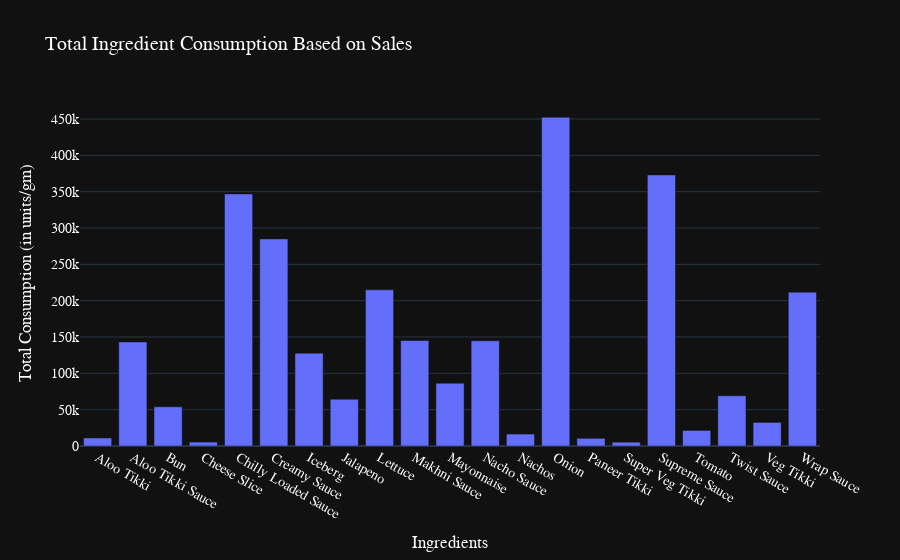

Source (notebook cell):
### Code cell
import pandas as pd
import plotly.graph_objs as go

# Convert both dictionaries to DataFrames
df_ingredients = df
df_sales = dummy_data

# Merge the ingredient data with sales data based on the burger name (Food Item in sales and Burger_Name in ingredients)
merged_data = pd.merge(df_sales, df_ingredients, how='left', left_on='Food Item', right_on='Burger_Name')

# Calculate total ingredient consumption based on sales
merged_data['Total_Consumption'] = merged_data['Sales'] * merged_data['Quantity']

# Group the data by Ingredient and sum up the total consumption
ingredient_consumption = merged_data.groupby('Ingredient').agg({'Total_Consumption': 'sum'}).reset_index()

# Function to visualize ingredient consumption
def visualize_total_consumption(consumption_df):
    """
    Function to visualize total ingredient consumption using a bar chart.
    
    Parameters:
    - consumption_df (pd.DataFrame): DataFrame containing ingredient consumption data.
    """
    fig = go.Figure()

    fig.add_trace(go.Bar(
        x=consumption_df['Ingredient'],  # Ingredients on X-axis
        y=consumption_df['Total_Consumption'],  # Total consumption on Y-axis
        name='Total Consumption'
    ))

    # Customize the layout
    fig.update_layout(
        title='Total Ingredient Consumption Based on Sales',
        xaxis_title='Ingredients',
        yaxis_title='Total Consumption (in units/gm)',
        template='plotly_dark',
        font=dict(
            family="Courier New, monospace",
            size=14,
            color="white"
        )
    )

    # Show the figure
    fig.show()

# Call the function to visualize
visualize_total_consumption(ingredient_consumption)

### Figure 1 — Plotly figure (JSON) as saved in the notebook; plotly's stock layout.template omitted (floating-point values rounded to 4 significant figures)
{"data": [{"name": "Total Consumption", "type": "bar", "x": ["Aloo Tikki", "Aloo Tikki Sauce", "Bun", "Cheese Slice", "Chilly Loaded Sauce", "Creamy Sauce", "Iceberg", "Jalapeno", "Lettuce", "Makhni Sauce", "Mayonnaise", "Nacho Sauce", "Nachos", "Onion", "Paneer Tikki", "Super Veg Tikki", "Supreme Sauce", "Tomato", "Twist Sauce", "Veg Tikki", "Wrap Sauce"], "y": [11072, 143262, 53921, 5450, 346924, 285064, 127808, 64400, 214984, 145152, 86490, 144891, 16449, 452388, 10564, 5273, 373100, 21410, 69192, 32462, 211730]}], "layout": {"font": {"color": "white", "family": "Courier New, monospace", "size": 14}, "title": {"text": "Total Ingredient Consumption Based on Sales"}, "xaxis": {"title": {"text": "Ingredients"}}, "yaxis": {"title": {"text": "Total Consumption (in units/gm)"}}}}
